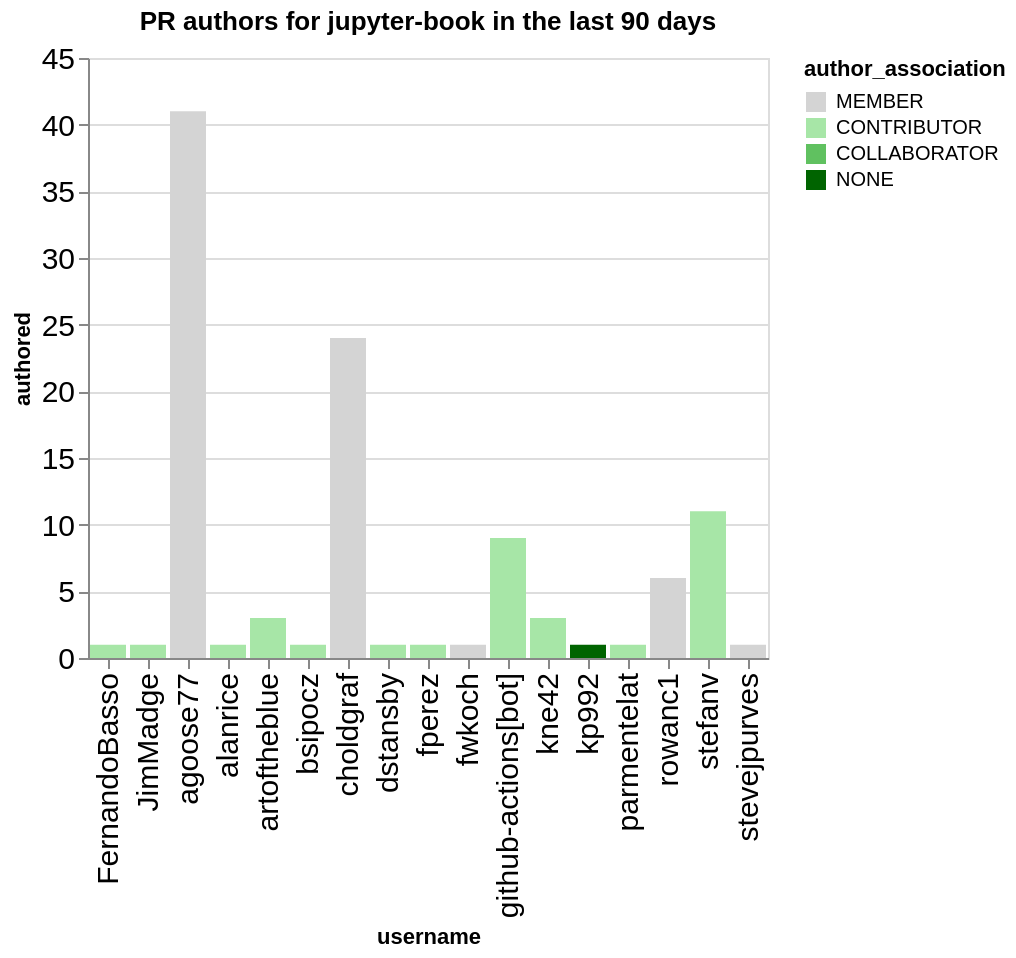

Notebook cell for this chart:
### Code cell
charts = []
title = f"PR authors for {github_org} in the last {n_days} days"
this_data = merged_by_repo.replace(np.nan, 0).groupby('username', as_index=False).agg({'authored': 'sum', 'author_association': 'first'})
this_data = this_data.sort_values('authored', ascending=False)
ch = alt.Chart(data=this_data, title=title).mark_bar().encode(
    x='username',
    y='authored',
    color=alt.Color('author_association', scale=alt.Scale(domain=author_types, range=author_colors))
)
ch

### Figure 1 — Vega-Lite specification as saved in the notebook (floating-point values rounded to 4 significant figures)
{"config": {"axisLeft": {"labelFontSize": 15}, "axisBottom": {"labelFontSize": 15}}, "data": {"name": "data-03727199bdc6e365b3afc940f2cc0749"}, "mark": {"type": "bar"}, "encoding": {"color": {"field": "author_association", "scale": {"domain": ["MEMBER", "CONTRIBUTOR", "COLLABORATOR", "NONE"], "range": ["rgb(211.82745098039214, 211.82745098039214, 211.82745098039214)", "rgb(166.98562091503268, 229.89803921568628, 166.98562091503268)", "rgb(96.37647058823529, 192.75294117647059, 96.37647058823529)", "rgb(0.0, 100.3921568627451, 0.0)"]}, "type": "nominal"}, "x": {"field": "username", "type": "nominal"}, "y": {"field": "authored", "type": "quantitative"}}, "title": "PR authors for jupyter-book in the last 90 days", "$schema": "https://vega.github.io/schema/vega-lite/v5.20.1.json", "datasets": {"data-03727199bdc6e365b3afc940f2cc0749": [{"username": "agoose77", "authored": 41, "author_association": "MEMBER"}, {"username": "choldgraf", "authored": 24, "author_association": "MEMBER"}, {"username": "stefanv", "authored": 11, "author_association": "CONTRIBUTOR"}, {"username": "github-actions[bot]", "authored": 9, "author_association": "CONTRIBUTOR"}, {"username": "rowanc1", "authored": 6, "author_association": "MEMBER"}, {"username": "artoftheblue", "authored": 3, "author_association": "CONTRIBUTOR"}, {"username": "kne42", "authored": 3, "author_association": "CONTRIBUTOR"}, {"username": "FernandoBasso", "authored": 1, "author_association": "CONTRIBUTOR"}, {"username": "JimMadge", "authored": 1, "author_association": "CONTRIBUTOR"}, {"username": "fperez", "authored": 1, "author_association": "CONTRIBUTOR"}, {"username": "dstansby", "authored": 1, "author_association": "CONTRIBUTOR"}, {"username": "bsipocz", "authored": 1, "author_association": "CONTRIBUTOR"}, {"username": "alanrice", "authored": 1, "author_association": "CONTRIBUTOR"}, {"username": "kp992", "authored": 1, "author_association": "NONE"}, {"username": "fwkoch", "authored": 1, "author_association": "MEMBER"}, {"username": "parmentelat", "authored": 1, "author_association": "CONTRIBUTOR"}, {"username": "stevejpurves", "authored": 1, "author_association": "MEMBER"}]}}
